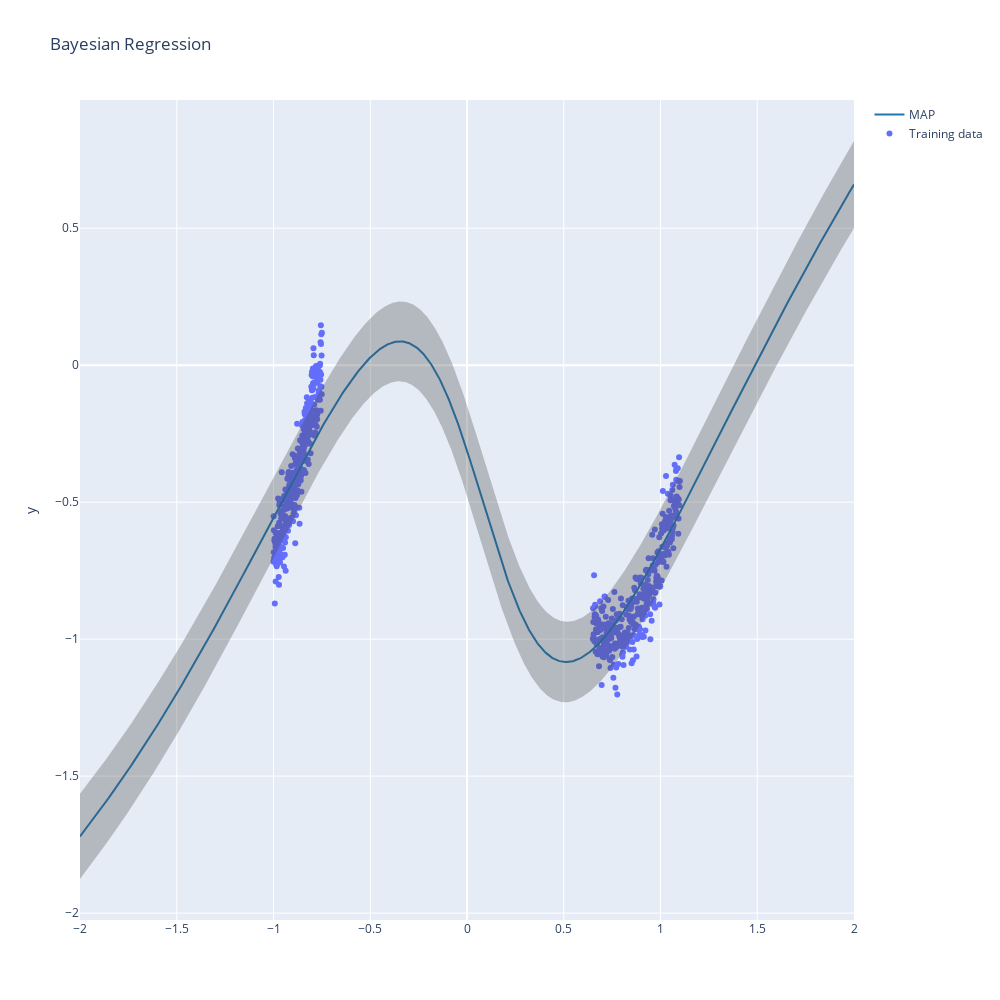

This figure's notebook cell:
### Code cell
la = experiment_btwn.train_la_marglik(dataloader=experiment_btwn.train_dataloader, hessian_structure="diag")
X_train, y_train = experiment_btwn.train_dataloader.dataset.get_arrays()
X = np.linspace(-2, 2, 1000).reshape(1000, 1)
X_test = torch.from_numpy(X.astype(np.float32))
x= X.reshape(1000)
f_mu, f_var = la(x=X_test)
f_mu = f_mu.squeeze().detach().cpu().numpy()
f_sigma = f_var.squeeze().sqrt().cpu().numpy()
pred_std = np.sqrt(f_sigma**2 + la.sigma_noise.item()**2)
plot_regression(X_train, y_train, x, f_mu, pred_std)

### Figure 1 — Plotly figure (JSON) as saved in the notebook; plotly's stock layout.template omitted (floating-point values rounded to 4 significant figures; data arrays with more than 128 entries replaced by an {"elided": "..."} marker saying what was removed)
{"data": [{"mode": "markers", "name": "Training data", "type": "scatter", "x": {"elided": "670 float values"}, "y": {"elided": "670 float values"}}, {"line": {"color": "rgb(31, 119, 180)"}, "mode": "lines", "name": "MAP", "type": "scatter", "x": {"elided": "1000 float values"}, "y": {"elided": "1000 float values"}}, {"line": {"width": 0}, "marker": {"color": "#444"}, "mode": "lines", "name": "Upper Bound", "showlegend": false, "type": "scatter", "x": {"elided": "1000 float values"}, "y": {"elided": "1000 float values"}}, {"fill": "tonexty", "fillcolor": "rgba(68, 68, 68, 0.3)", "line": {"width": 0}, "marker": {"color": "#444"}, "mode": "lines", "name": "Lower Bound", "showlegend": false, "type": "scatter", "x": {"elided": "1000 float values"}, "y": {"elided": "1000 float values"}}], "layout": {"autosize": false, "height": 1000, "hovermode": "x", "title": {"text": "Bayesian Regression"}, "width": 1000, "yaxis": {"title": {"text": "y"}}}}
